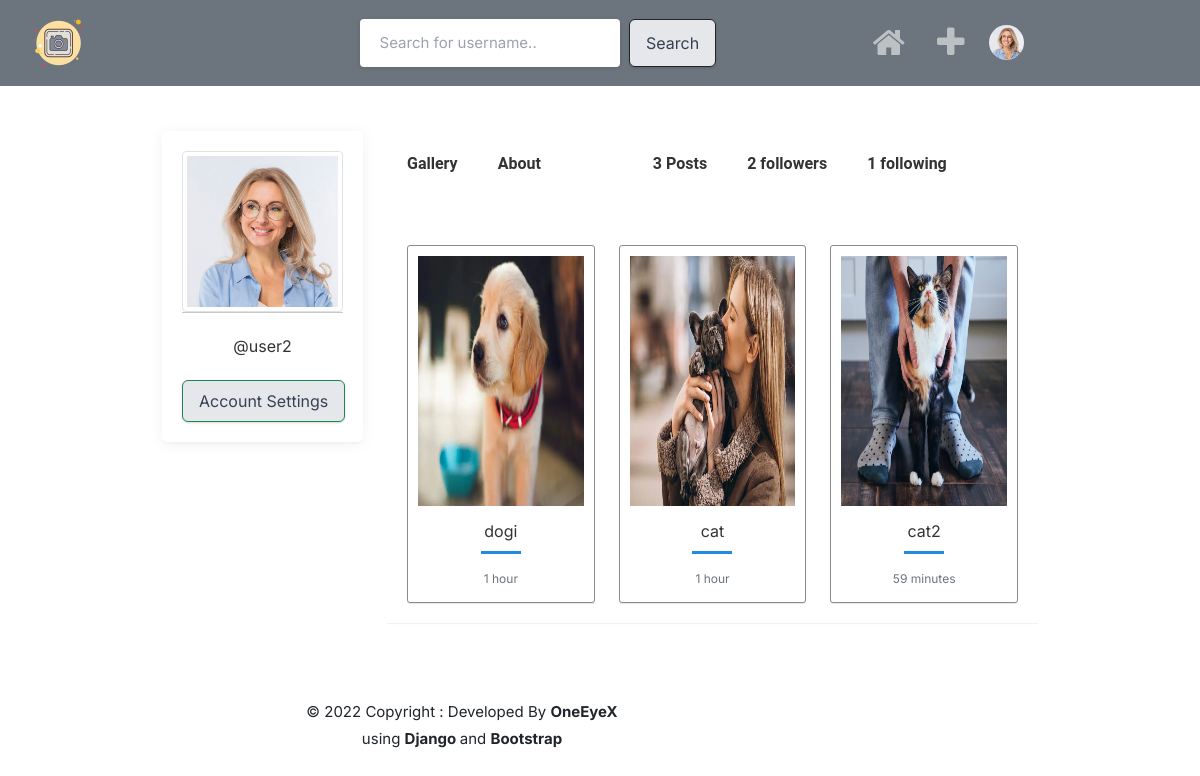
Page /profile/user2 (signed in) on the committed database.
### core/models.py (models this page shows, shortened)
class Profile(models.Model):
    user = models.ForeignKey(User, on_delete=models.CASCADE)
    id_user = models.IntegerField()
    bio = models.TextField(blank=True)
    profileimg = models.ImageField(
        upload_to="profile_images", default="blank-profile-picture.png"
    )
    location = models.CharField(max_length=100, blank=True)
    def __str__(self):
        return self.user.username

class Post(models.Model):
    id = models.UUIDField(primary_key=True, default=uuid.uuid4)
    user = models.CharField(max_length=100)
    image = models.ImageField(upload_to="post_images")
    caption = models.TextField()
    created_at = models.DateTimeField(default=datetime.now)
    no_of_likes = models.IntegerField(default=0)

### core/views.py (the view)
# urls.py: path("profile/<str:pk>", views.profile, name="profile"),
@login_required(login_url="signin")
def profile(request, pk):
    user_object = get_object_or_404(User, username=pk)
    user_profile = Profile.objects.get(user=user_object)
    user_posts = Post.objects.filter(user=pk)
    user_post_length = len(user_posts)
    follower = request.user.username
    user = pk
    if FollowersCount.objects.filter(follower=follower, user=user).first():
        button_text = "Unfollow"
    else:
        button_text = "Follow"
    user_followers = len(FollowersCount.objects.filter(user=pk))
    user_following = len(FollowersCount.objects.filter(follower=pk))
    context = {
        "user_object": user_object,
        "user_profile": user_profile,
        "user_posts": user_posts,
        "user_post_length": user_post_length,
        "button_text": button_text,
        "user_followers": user_followers,
        "user_following": user_following,
    }
    return render(request, "profile.html", context)

### templates/profile.html (shortened to what this page needs)
{% extends 'base.html' %}
{% load static %}
{% block content %}
<div class="container">
	<div class="row">
		<div class="col-lg-3 col-md-4">
			<div class="text-center card-box">
				<div class="member-card">
					<div class="thumb-xl member-thumb m-b-10 center-block">
						<img src="{{user_profile.profileimg.url}}" class="img-circle img-thumbnail kaber"
							alt="profile-image">
					</div>
					<div class="">
						<hr>
						<br>
						<h4 class="m-b-5">@{{user_profile}}</h4>
						<br>
					</div>
					{% if user_object.username == user.username %}
					<a href="/settings" class="btn btn-success btn-sm w-sm waves-effect m-t-10 waves-light"
						data-ripple="">Account Settings</a>
					{% endif %}
				</div>
			</div>
		</div>
		<div class="col-md-8 col-lg-9">
			<ul class="nav nav-tabs" id="myTab" role="tablist">
				<li class="nav-item">
					<a class="nav-link active" id="home-tab" data-toggle="tab" href="#galleries" role="tab"
						aria-controls="home" aria-selected="true">
						<b> Gallery</b>
					</a>
				</li>
				<li class="nav-item">
					<a class="nav-link" id="profile-tab" data-toggle="tab" href="#aboutuser" role="tab"
						aria-controls="profile" aria-selected="false"><b>About</b></a>
				</li>
				<li class="nav-item">
				</li>
				<li class="nav-item">
					<a class="nav-link" id=" " href="#" role="tab" aria-controls="profile" aria-selected="false">
						<b>
							{% if user_post_length == 0 %}
							No Post
							{% elif user_post_length == 1 %}
							{{user_post_length}} Post
							{% else %}
							{{user_post_length}} Posts
							{% endif %}
						</b>
					</a>
				</li>
				<li class="nav-item">
					<a class="nav-link" id=" " href="#" role="tab" aria-controls="profile" aria-selected="false">
						<b>
							{% if user_followers == 0 or user_followers == 1 %}
							<b>{{user_followers}} follower</b>
							{% else %}
							<b>{{user_followers}} followers</b>
							{% endif %}
						</b>
					</a>
				</li>
				<li class="nav-item">
					<a class="nav-link" id=" " href="#" role="tab" aria-controls="profile" aria-selected="false">
						<b>
							{{user_following}} following
						</b>
					</a>
				</li>
			</ul>
			<div class="tab-content" id="myTabContent">
				<div class="tab-pane fade show active" id="galleries" role="tabpanel" aria-labelledby="home-tab">
					<div class="row">
						{% if user_posts %}
						{% for post in user_posts %}
						{% if post.image %}
						<div class="col-sm-4">
							<div class="gal-detail thumb" style="border: 1px solid #8b8b8b; ">
								<a class="strip" href="{{post.image.url}}" title="" data-strip-group="mygroup"
									data-strip-group-options="loop: false">
									<img src="{{post.image.url}}" style="height: 250px; width: 300px;" alt=""></a>
								<h4 class="text-center">
									{% if post.caption %}
									{{post.caption}}
									{% else %}
									<br>
									{% endif %}
								</h4>
								<div class="ga-border"></div>
								<p class="text-muted text-center"><small>{{post.created_at|timesince}}</small></p>
							</div>
						</div>
						{% endif %}
						{% endfor %}
						{% else %}
						<div>
							<h1 class="display-2 text-center">No post</h1>
						</div>
						{% endif %}
					</div>
				</div>
			</div>
		</div>
	</div>
	<br>
	<br>
	{% include 'footer.html' %}
</div>
{% endblock content %}

### templates/navbar.html (shortened to what this page needs)
{% load static %}
<nav class="navbar navbar-expand-lg navbar-dark bg-secondary">
    <div class="container-fluid">
        <a class="navbar-brand" href="{% url 'index' %}" style="margin-right: 20%">
            <img src="{% static '../static/img/favicon.png' %}" alt="" width="60">
        </a>
        <div class="collapse navbar-collapse text-center" id="navbarSupportedContent">
            <form style="margin-left: 5%;" class="d-flex" action="/search" method="POST">
                <input type="text" name="username" placeholder="Search for username.." />&nbsp; &nbsp;
                <button class="btn btn-outline-dark" type="submit">Search</button>
            </form>
            <ul class="navbar-nav me-auto mb-2 mb-lg-0 navbar-right">
                {% if request.user.is_authenticated %}
                <li class="nav-item" style="padding: 0 0.5rem">
                    <a class="nav-link" aria-current="page" href="{% url 'index' %}">
                        <i class="fa fa-home" style="font-size: 35px"></i>
                    </a>
                </li>
                <li class="nav-item" style="padding: 0 0.5rem">
                    <a class="nav-link" aria-current="page" href="#" data-toggle="modal"
                        data-target="#exampleModalCenter">
                        <i class="fa fa-plus" style="font-size: 35px ;"></i>
                    </a>
                </li>
                {% endif %}
                <li class="nav-item dropdown  ">
                    <a class="nav-link" href="#" id="navbarDropdown" role="button" data-bs-toggle="dropdown"
                        aria-expanded="false">
                        <center>
                            <img src="{{user_profile.profileimg.url}}" width="35" style="border-radius: 50%;" alt="" />
                        </center>
                    </a>
                </li>
            </ul>
        </div>
    </div>
</nav>

### static/assets/css/style.css (style rules this page uses)
button { vertical-align: middle; }
input { height: 48px; line-height: 48px; padding: 0 20px; outline: none; font-size: 15px; color: #808080; max-width: 100%; width: 100%; -webkit-box-sizing: border-box; box-sizing: border-box; display: block; font-weight: 400; opacity: 1; border-radius: 4px; border: none; -webkit-box-shadow: 0 1px 4px 0px rgba(0, 0, 0, 0.12); box-shadow: 0 1px 4px 0px rgba(0, 0, 0, 0.12); }
input[type="text"], input[type="password"], input[type="email"], input[type="number"] { height: 48px; line-height: 48px; padding: 0 20px; outline: none; font-size: 15px; color: #808080; max-width: 100%; width: 100%; -webkit-box-sizing: border-box; box-sizing: border-box; display: block; font-weight: 400; opacity: 1; border-radius: 4px; border: none; -webkit-box-shadow: 0 1px 4px 0px rgba(0, 0, 0, 0.12); box-shadow: 0 1px 4px 0px rgba(0, 0, 0, 0.12); }
input { -webkit-transition: all 0.1s ease-in-out; transition: all 0.1s ease-in-out; }
::placeholder { color: #808080; opacity: 1; }
button { border: none; margin: 0; padding: 0; width: auto; overflow: visible; background: transparent; color: inherit; font: inherit; line-height: normal; cursor: pointer; }
a { color: #be185d; -webkit-transition: 0.3s; transition: 0.3s; outline: none !important; }
button { outline: none !important; }
img { max-width: 100%; }
body { color: #666; font-size: 15px; line-height: 27px; background-color: #f0f2f5; font-family: "Inter", sans-serif; text-transform: none; }
body p { font-size: 15px; line-height: 27px; }
h1, h2, h3, h4, h5, h6 { font-family: "Inter", sans-serif; text-transform: none; }
input[type="text"], input[type="password"], input[type="email"] { font-family: "Inter", sans-serif; text-transform: none; }
button, body .pac-container { font-family: "Inter", sans-serif; text-transform: none; }
h1, h2, h3, h4, h5, h6 { color: #333; font-weight: 500; margin: 0; padding: 0; }
h4 { font-size: 15px; }
b, strong { font-weight: 700 !important; }
@media (min-width: 1024px) { .container { max-width: 900px !important; padding-top: 45px; } }

### templates/navbar.html (style rules this page uses)
.navbar-right { margin-left: auto; align-items: middle; justify-content: middle; }

### templates/profile.html (style rules this page uses)
.card-box { padding: 20px; box-shadow: 0 2px 15px 0 rgba(0, 0, 0, 0.06), 0 2px 0 0 rgba(0, 0, 0, 0.02); -webkit-border-radius: 5px; border-radius: 5px; -moz-border-radius: 5px; background-clip: padding-box; margin-bottom: 20px; background-color: #ffffff; }
.thumb { background-color: #ffffff; border-radius: 3px; box-shadow: 0 1px 1px 0 rgba(0, 0, 0, 0.1); margin-top: 30px; padding-bottom: 10px; padding-left: 10px; padding-right: 10px; padding-top: 10px; width: 100%; }
.gal-detail h4 { margin: 16px auto 10px auto; width: 80%; white-space: nowrap; display: block; overflow: hidden; text-overflow: ellipsis; }
.gal-detail .ga-border { height: 3px; width: 40px; background-color: #228bdf; margin: 10px auto; }
.nav.nav-tabs>li>a { background-color: transparent; border-radius: 0; border: none; color: #333333 !important; cursor: pointer; line-height: 50px; font-weight: 500; padding-left: 20px; padding-right: 20px; font-family: 'Roboto', sans-serif; }
.tab-content { box-shadow: 0 1px 1px rgba(0, 0, 0, 0.05); color: #777777; }
.nav.nav-tabs>li:last-of-type a { margin-right: 0px; }
.nav.nav-tabs { border-bottom: 0; box-shadow: 0 1px 1px rgba(0, 0, 0, 0.05); }
.nav.nav-tabs+.tab-content { background: #ffffff; margin-bottom: 20px; padding: 20px; }

### rows in the picture
Profile: profileimg (picture), user.username "user2"
Post: image (picture), caption "dogi", created_at "1 hour"
Post: image (picture), caption "cat", created_at "1 hour"
Post: image (picture), caption "cat2", created_at "59 minutes"

### other values in the picture
{{ user_post_length }} "3"
{{ user_followers }} "2"
{{ user_following }} "1"
